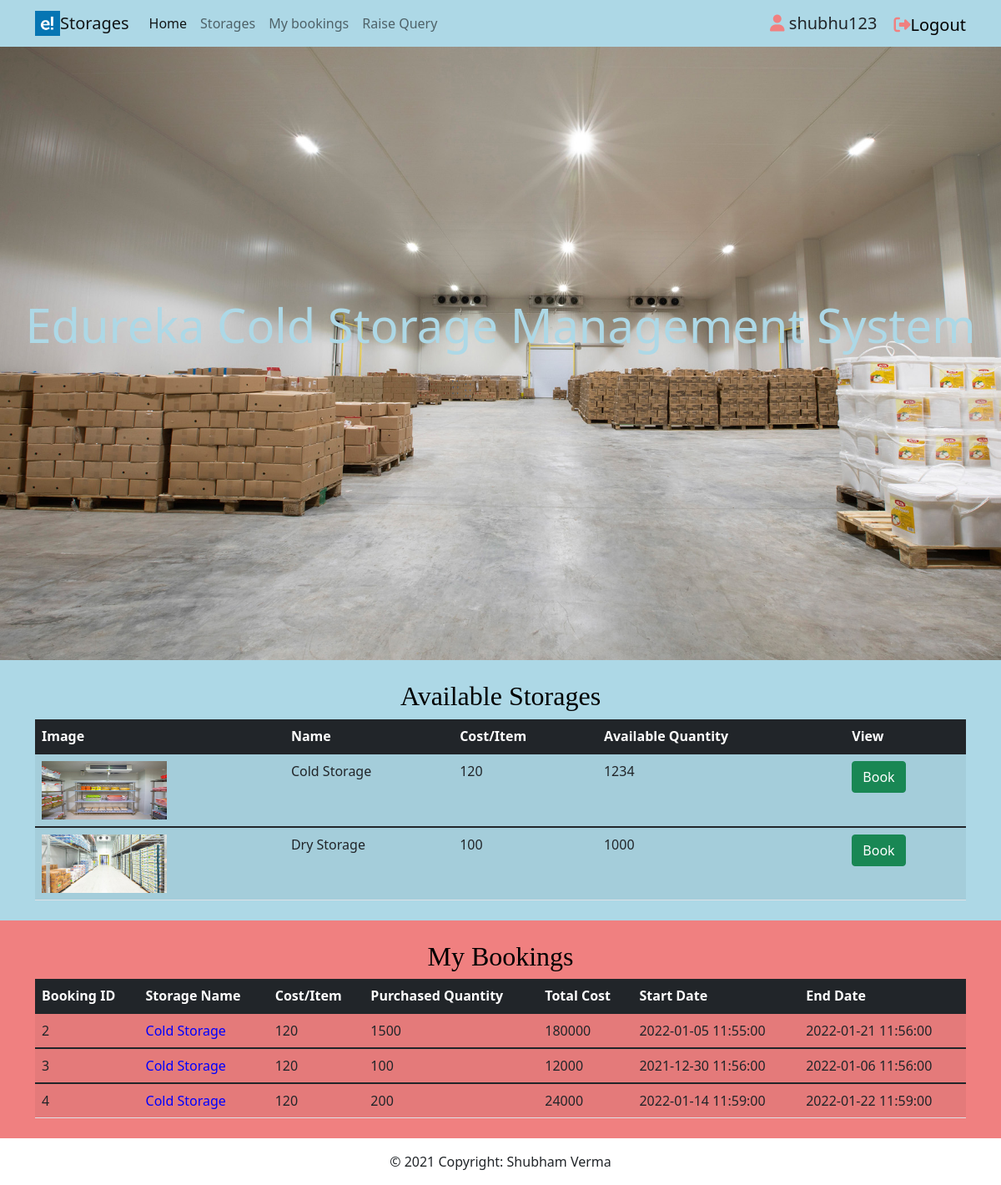
The app's page /user-dashboard.php (signed in) with its own data.
### tables this page shows
CREATE TABLE `Storage` (
  `s_id` int(11) NOT NULL,
  `name` varchar(30) NOT NULL,
  `cost` int(11) NOT NULL,
  `quantity` int(11) DEFAULT NULL,
  `description` varchar(1000) DEFAULT NULL,
  `img_path` varchar(1000) DEFAULT NULL,
  `consumed` int(11) NOT NULL DEFAULT 0,
  `remains` int(2) DEFAULT NULL
);

CREATE TABLE `Orders` (
  `booking_id` int(11) NOT NULL,
  `u_id` int(11) DEFAULT NULL,
  `item_quantity` int(11) DEFAULT NULL,
  `cost` int(11) DEFAULT NULL,
  `order_date` timestamp NOT NULL DEFAULT '0000-00-00 00:00:00',
  `end_date` timestamp NOT NULL DEFAULT '0000-00-00 00:00:00',
  `s_id` int(11) DEFAULT NULL
);

### user-dashboard.php (the view, shortened to what this page needs)
<?php require_once('php/functions.php'); ?>
<?php
$fun = new Users($connection);
$flag = $fun->isLoggedIn();
if(!$flag){
    header("Location: index.php");
}
else{
    $user = $_SESSION['username'];
    $uid = $_SESSION['uid'];
}
?>
<!DOCTYPE html>
<html lang="en">
<head>
    <link href="https://cdn.jsdelivr.net/npm/bootstrap@5.1.3/dist/css/bootstrap.min.css" rel="stylesheet"
>
</head>
<body>
    <div class="container-fluid" style="background-color:lightblue">
        <nav class="navbar navbar-expand-lg navbar-light">
            <div class="container">
                <a class="navbar-brand" href="#">
                    <img src="images/iconLogo.png" width="30" height="30" class="d-inline-block align-top" alt=""><span
                        class="mt-4">Storages</span>
                </a>
                <div class="collapse navbar-collapse" id="navbarNav">
                    <ul class="navbar-nav">
                        <li class="nav-item active">
                            <a class="nav-link active" href="#">Home</a>
                        </li>
                        <li class="nav-item">
                            <button class="nav-link" id="storage" style="border:none;background:none"
                                onclick="storeview()">Storages</button>
                        </li>
                        <li class="nav-item">
                            <button class="nav-link" id="storage" style="border:none;background:none"
                                onclick="bookview()">My bookings</button>
                        </li>
                        <li class="nav-item">
                                <a class="nav-link" href="#" data-bs-toggle="modal"
                        data-bs-target="#newStorageAddModel">Raise Query</a>
                            </li>
                    </ul>
                </div>
                <h5 style="margin-top:7px;float:right;font-weight:300"><i class="fas fa-user"
                        style="color:lightcoral"></i><?php echo " ".$user; ?></h5>
                <a href="logout.php"
                    style="font-size:20px;margin-top:3px;float:right;font-weight:300;text-decoration:none;color:black"><i
                        class="fa fa-sign-out-alt" style="color:lightcoral;margin-left:20px"></i>Logout</a>
            </div>
        </nav>
    </div>
    <div class="jumbotron jumbotron-fluid">
        <div class="section">
            <h1>Edureka Cold Storage Management System</h1>
        </div>
    </div>
    <div class="container-fluid py-2" style="background-color:lightblue">
        <section class="container">
            <div class="row">
                <div class="col-lg-12">
                    <h2 class="app-stats text-center mt-3"
                        style="color:black;font-family: 'Times New Roman', Times, serif;">Available Storages</h2>
                    <div class=" table-responsive">
                        <table class="table table-striped table-hover">
                            <thead class="thead bg-dark" style="color:white;">
                                <tr>
                                    <th>Image</th>
                                    <th>Name</th>
                                    <th>Cost/Item</th>
                                    <th>Available Quantity</th>
                                    <th>View</th>
                                </tr>
                            </thead>
                            <?php
                       global $connection;
                       $sql="SELECT * FROM Storage";
                       $stmt=$connection->query($sql);
                       while($Datarows = $stmt->fetch_assoc())
                       {
                           $id          = $Datarows["s_id"];
                           $Sname       = $Datarows['name'];
                           $storage     = $Datarows["img_path"];
                           $CostItem    = $Datarows["cost"];
                           $re          = $Datarows['remains'];
                    ?>
                            <tbody class="tbody">
                                <tr>
                                    <td><img src="Admin/<?php  echo $storage;?>" width="150px" height="70px"></td>
                                    <td> <?php echo  $Sname; ?></td>
                                    <td> <?php echo  $CostItem; ?></td>
                                    <td> <?php echo  $re; ?></td>
                                    <td>
                                        <a href="bookStorage.php?sid=<?php echo $id; ?>&uid=<?php echo $uid; ?>" class="btn btn-success">Book</a>
                                    </td>
                                </tr>
                            </tbody>
                            <?php } ?>
                        </table>
                    </div>
                </div>
            </div>
        </section>
    </div>
    <div class="container-fluid py-2" style="background-color:lightcoral">
        <section class="container">
            <div class="row">
                <div class="col-lg-12">
                    <h2 class="app-stats text-center mt-3"
                        style="color:black;font-family: 'Times New Roman', Times, serif;">My Bookings</h2>
                    <div class=" table-responsive">
                        <table class="table table-striped table-hover">
                            <thead class="thead bg-dark" style="color:white;">
                                <tr>
                                    <th>Booking ID</th>
                                    <th>Storage Name</th>
                                    <th>Cost/Item</th>
                                    <th>Purchased Quantity</th>
                                    <th>Total Cost</th>
                                    <th>Start Date</th>
                                    <th>End Date</th>
                                </tr>
                            </thead>
                            <?php
                       global $connection;
                       $sql="SELECT * FROM Orders WHERE u_id='$uid'";
                       $stmt=$connection->query($sql);
                       while($Datarows = $stmt->fetch_assoc())
                       {   $sid = $Datarows['s_id'];
                           $sql1="SELECT * FROM Storage WHERE s_id='$sid'";
                           $stmt1=$connection->query($sql1);
                           while($Datarows1 = $stmt1->fetch_assoc()){
                               $Sname1 = $Datarows1['name'];
                               $Scost1 = $Datarows1['cost'];
                           }
                           $bid   = $Datarows["booking_id"];
                           $qty1  = $Datarows["item_quantity"];
                           $Bcost = $Scost1*$qty1;
                           $odate = $Datarows['order_date'];
                           $edate = $Datarows['end_date'];
                    ?>
                            <tbody class="tbody">
                                <tr>
                                    <td> <?php echo  $bid;      ?></td>
                                    <td><a href="bookStorage.php?sid=<?php echo $sid; ?>&uid=<?php echo $uid; ?>" style="text-decoration:none;color:blue"><?php echo  $Sname1; ?></a></td>
                                    <td> <?php echo  $Scost1; ?></td>
                                    <td> <?php echo  $qty1;    ?></td>
                                    <td> <?php echo  $Bcost;    ?></td>
                                    <td> <?php echo  $odate;    ?></td>
                                    <td> <?php echo  $edate;    ?></td>
                                </tr>
                            </tbody>
                            <?php } ?>
                        </table>
                    </div>
                </div>
            </div>
        </section>
    </div>
<?php include 'footer.php'?>
</body>
</html>

### footer.php (shortened to what this page needs)
<footer>
<div class="footer-copyright text-center py-3">© 2021 Copyright:
    <a> Shubham Verma</a>
  </div>
</footer>

### user-dashboard.php (style rules this page uses)
.jumbotron { height: 91.9vh; background-image: url("images/img.jpg"); background-repeat: no-repeat; background-size: cover; }
.section { display: flex; flex-wrap: wrap; justify-content: center; align-items: center; }
.section h1 { font-size: 3.5em; color: lightblue; margin-top: 25%; }

### records on screen
storage: img_path (picture), name "Cold Storage", cost "120", remains "1234"
storage: img_path (picture), name "Dry Storage", cost "100", remains "1000"
orders: booking_id "2", s.name "Cold Storage", s.cost "120", item_quantity "1500", Bcost "180000", order_date "2022-01-05 11:55:00", end_date "2022-01-21 11:56:00"
orders: booking_id "3", s.name "Cold Storage", s.cost "120", item_quantity "100", Bcost "12000", order_date "2021-12-30 11:56:00", end_date "2022-01-06 11:56:00"
orders: booking_id "4", s.name "Cold Storage", s.cost "120", item_quantity "200", Bcost "24000", order_date "2022-01-14 11:59:00", end_date "2022-01-22 11:59:00"

### other values on screen
$user "shubhu123"
